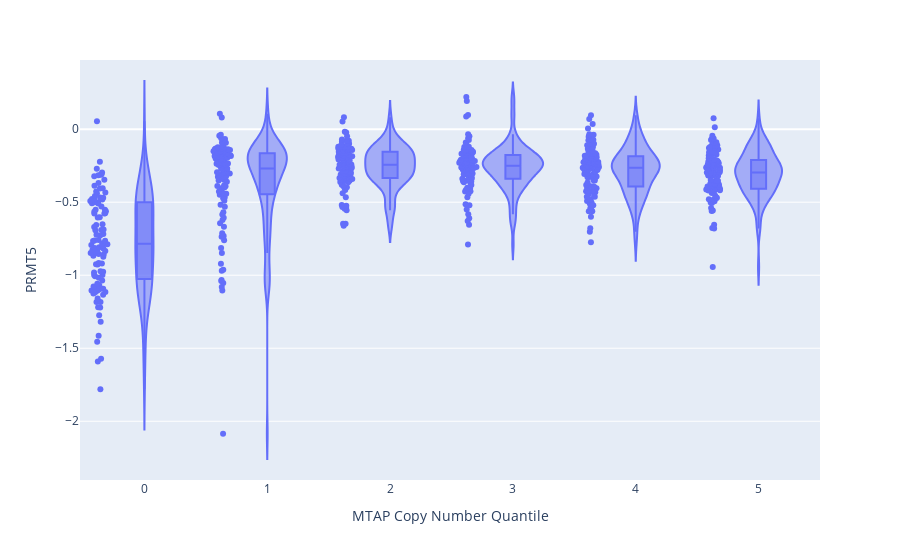
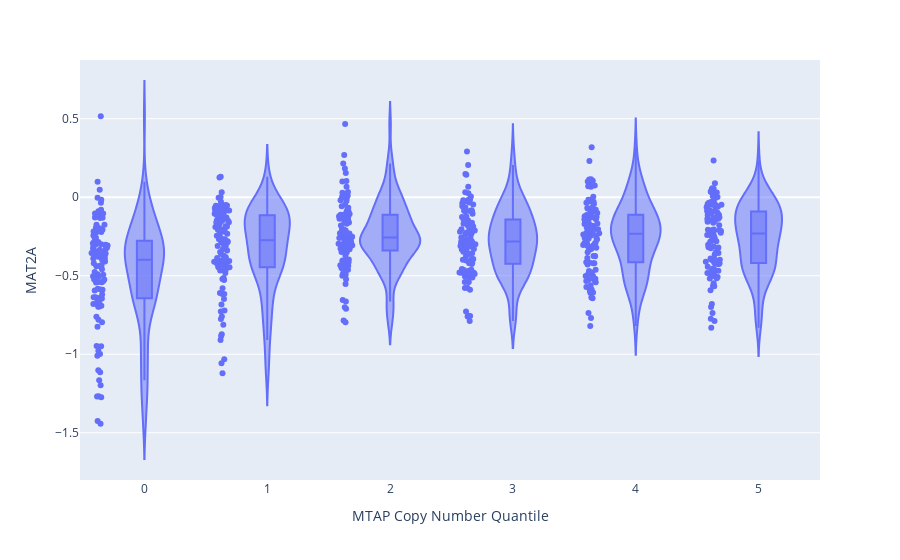
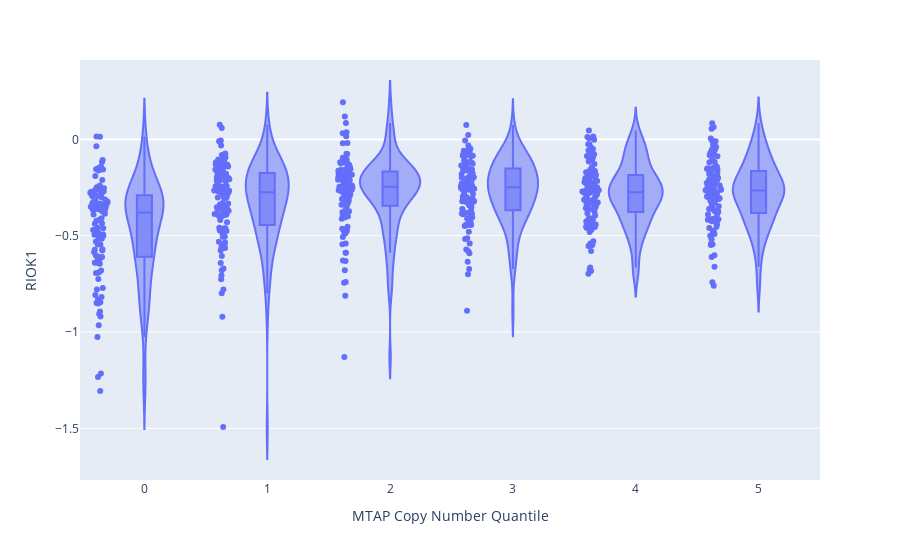

These figures' notebook cell, in order:
### Markdown cell above
What we see above is quite interesting: there's a number of cell lines for which MTAP's copy number is zero, and for these cell lines we see that PRMT5's gene effect is more negative (i.e., stronger dependency). 


This is nice but also not the best way to visualize the data. Let's try bucketing the copy number in bins and seeing the average effect. The code below will cut the MTAP copy number into 6 groups, and look at the distribution of PRMT5's, MAT2A's and RIOK1's gene effect.

### Code cell
joint_data['MTAP Copy Number Quantile'] = pd.qcut( joint_data['Copy Number Public 23Q4 MTAP'], 6, labels=False, duplicates='drop' )

for gene in ['PRMT5', 'MAT2A', 'RIOK1']:
    fig = px.violin( joint_data, x = 'MTAP Copy Number Quantile', y = gene,  points = 'all', box=True  )
    fig.show()

### Figure 1 — Plotly figure (JSON) as saved in the notebook; plotly's stock layout.template omitted (floating-point values rounded to 4 significant figures; data arrays with more than 128 entries replaced by an {"elided": "..."} marker saying what was removed)
{"data": [{"alignmentgroup": "True", "box": {"visible": true}, "hovertemplate": "MTAP Copy Number Quantile=%{x}<br>PRMT5=%{y}<extra></extra>", "legendgroup": "", "marker": {"color": "#636efa"}, "name": "", "offsetgroup": "", "orientation": "v", "points": "all", "scalegroup": "True", "showlegend": false, "type": "violin", "x": {"elided": "667 int values"}, "x0": " ", "xaxis": "x", "y": {"elided": "667 float values"}, "y0": " ", "yaxis": "y"}], "layout": {"legend": {"tracegroupgap": 0}, "margin": {"t": 60}, "violinmode": "group", "xaxis": {"anchor": "y", "domain": [0, 1], "title": {"text": "MTAP Copy Number Quantile"}}, "yaxis": {"anchor": "x", "domain": [0, 1], "title": {"text": "PRMT5"}}}}

### Figure 2 — Plotly figure (JSON) as saved in the notebook; plotly's stock layout.template omitted (floating-point values rounded to 4 significant figures; data arrays with more than 128 entries replaced by an {"elided": "..."} marker saying what was removed)
{"data": [{"alignmentgroup": "True", "box": {"visible": true}, "hovertemplate": "MTAP Copy Number Quantile=%{x}<br>MAT2A=%{y}<extra></extra>", "legendgroup": "", "marker": {"color": "#636efa"}, "name": "", "offsetgroup": "", "orientation": "v", "points": "all", "scalegroup": "True", "showlegend": false, "type": "violin", "x": {"elided": "667 int values"}, "x0": " ", "xaxis": "x", "y": {"elided": "667 float values"}, "y0": " ", "yaxis": "y"}], "layout": {"legend": {"tracegroupgap": 0}, "margin": {"t": 60}, "violinmode": "group", "xaxis": {"anchor": "y", "domain": [0, 1], "title": {"text": "MTAP Copy Number Quantile"}}, "yaxis": {"anchor": "x", "domain": [0, 1], "title": {"text": "MAT2A"}}}}

### Figure 3 — Plotly figure (JSON) as saved in the notebook; plotly's stock layout.template omitted (floating-point values rounded to 4 significant figures; data arrays with more than 128 entries replaced by an {"elided": "..."} marker saying what was removed)
{"data": [{"alignmentgroup": "True", "box": {"visible": true}, "hovertemplate": "MTAP Copy Number Quantile=%{x}<br>RIOK1=%{y}<extra></extra>", "legendgroup": "", "marker": {"color": "#636efa"}, "name": "", "offsetgroup": "", "orientation": "v", "points": "all", "scalegroup": "True", "showlegend": false, "type": "violin", "x": {"elided": "667 int values"}, "x0": " ", "xaxis": "x", "y": {"elided": "667 float values"}, "y0": " ", "yaxis": "y"}], "layout": {"legend": {"tracegroupgap": 0}, "margin": {"t": 60}, "violinmode": "group", "xaxis": {"anchor": "y", "domain": [0, 1], "title": {"text": "MTAP Copy Number Quantile"}}, "yaxis": {"anchor": "x", "domain": [0, 1], "title": {"text": "RIOK1"}}}}
